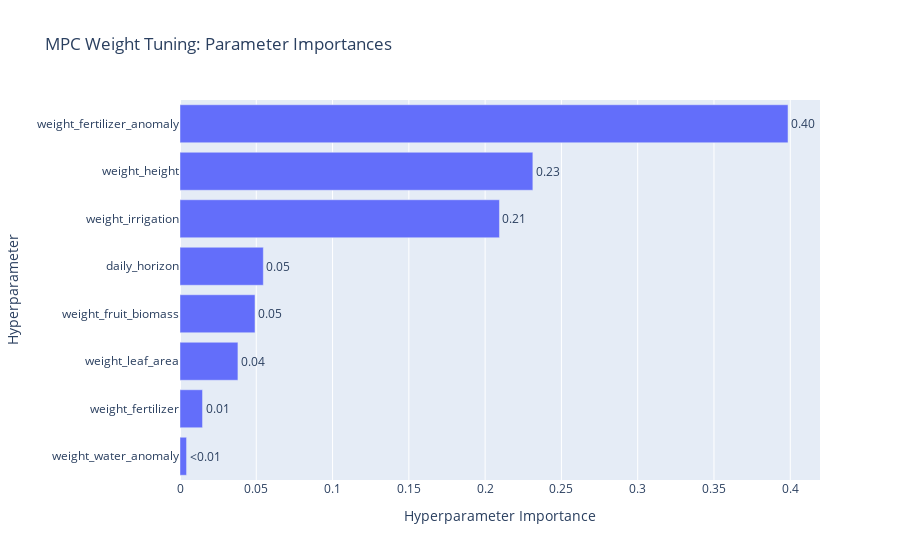

Notebook source saved alongside this figure:
### Code cell
# Parameter importances
fig = plot_param_importances(study)
fig.update_layout(title='MPC Weight Tuning: Parameter Importances')
fig.show()

### Figure 1 — Plotly figure (JSON) as saved in the notebook; plotly's stock layout.template omitted (floating-point values rounded to 4 significant figures)
{"data": [{"cliponaxis": false, "hovertemplate": ["weight_water_anomaly (FloatDistribution): 0.004294101107513708<extra></extra>", "weight_fertilizer (FloatDistribution): 0.014764258501579856<extra></extra>", "weight_leaf_area (FloatDistribution): 0.03797358386749199<extra></extra>", "weight_fruit_biomass (FloatDistribution): 0.04916201582704344<extra></extra>", "daily_horizon (IntDistribution): 0.05462049133816204<extra></extra>", "weight_irrigation (FloatDistribution): 0.20938899755923346<extra></extra>", "weight_height (FloatDistribution): 0.23128036146692646<extra></extra>", "weight_fertilizer_anomaly (FloatDistribution): 0.398516190332049<extra></extra>"], "name": "Objective Value", "orientation": "h", "text": ["<0.01", "0.01", "0.04", "0.05", "0.05", "0.21", "0.23", "0.40"], "textposition": "outside", "type": "bar", "x": [0.004294, 0.01476, 0.03797, 0.04916, 0.05462, 0.2094, 0.2313, 0.3985], "y": ["weight_water_anomaly", "weight_fertilizer", "weight_leaf_area", "weight_fruit_biomass", "daily_horizon", "weight_irrigation", "weight_height", "weight_fertilizer_anomaly"]}], "layout": {"title": {"text": "MPC Weight Tuning: Parameter Importances"}, "xaxis": {"title": {"text": "Hyperparameter Importance"}}, "yaxis": {"title": {"text": "Hyperparameter"}}}}
